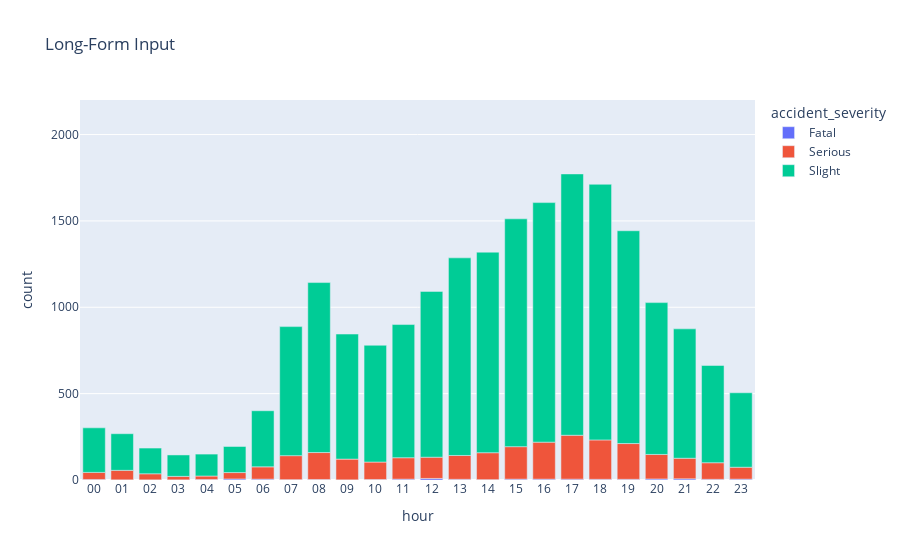

The notebook cell this image was saved under:
### Code cell
fig = px.bar(results2_2020, x="hour", y="count", color="accident_severity", title="Long-Form Input")
fig.update_yaxes(range=[0, 2200])
fig.show()

### Figure 1 — Plotly figure (JSON) as saved in the notebook; plotly's stock layout.template omitted (floating-point values rounded to 4 significant figures)
{"data": [{"hovertemplate": "accident_severity=Fatal<br>hour=%{x}<br>count=%{y}<extra></extra>", "legendgroup": "Fatal", "marker": {"color": "#636efa", "pattern": {"shape": ""}}, "name": "Fatal", "orientation": "v", "showlegend": true, "textposition": "auto", "type": "bar", "x": ["00", "01", "02", "03", "04", "05", "06", "07", "08", "09", "10", "11", "12", "13", "14", "15", "16", "17", "18", "19", "20", "21", "22", "23"], "xaxis": "x", "y": [3, 1, 1, 1, 3, 6, 5, 2, 3, 1, 3, 5, 9, 4, 2, 5, 5, 5, 4, 4, 6, 7, 4, 5], "yaxis": "y"}, {"hovertemplate": "accident_severity=Serious<br>hour=%{x}<br>count=%{y}<extra></extra>", "legendgroup": "Serious", "marker": {"color": "#EF553B", "pattern": {"shape": ""}}, "name": "Serious", "orientation": "v", "showlegend": true, "textposition": "auto", "type": "bar", "x": ["00", "01", "02", "03", "04", "05", "06", "07", "08", "09", "10", "11", "12", "13", "14", "15", "16", "17", "18", "19", "20", "21", "22", "23"], "xaxis": "x", "y": [41, 55, 35, 20, 20, 37, 71, 139, 156, 120, 101, 124, 123, 138, 156, 188, 214, 254, 228, 207, 142, 119, 96, 69], "yaxis": "y"}, {"hovertemplate": "accident_severity=Slight<br>hour=%{x}<br>count=%{y}<extra></extra>", "legendgroup": "Slight", "marker": {"color": "#00cc96", "pattern": {"shape": ""}}, "name": "Slight", "orientation": "v", "showlegend": true, "textposition": "auto", "type": "bar", "x": ["00", "01", "02", "03", "04", "05", "06", "07", "08", "09", "10", "11", "12", "13", "14", "15", "16", "17", "18", "19", "20", "21", "22", "23"], "xaxis": "x", "y": [258, 212, 149, 124, 127, 151, 325, 747, 984, 724, 676, 771, 960, 1144, 1161, 1319, 1387, 1513, 1480, 1232, 879, 749, 563, 431], "yaxis": "y"}], "layout": {"barmode": "relative", "legend": {"title": {"text": "accident_severity"}, "tracegroupgap": 0}, "title": {"text": "Long-Form Input"}, "xaxis": {"anchor": "y", "domain": [0, 1], "title": {"text": "hour"}}, "yaxis": {"anchor": "x", "domain": [0, 1], "range": [0, 2200], "title": {"text": "count"}}}}
